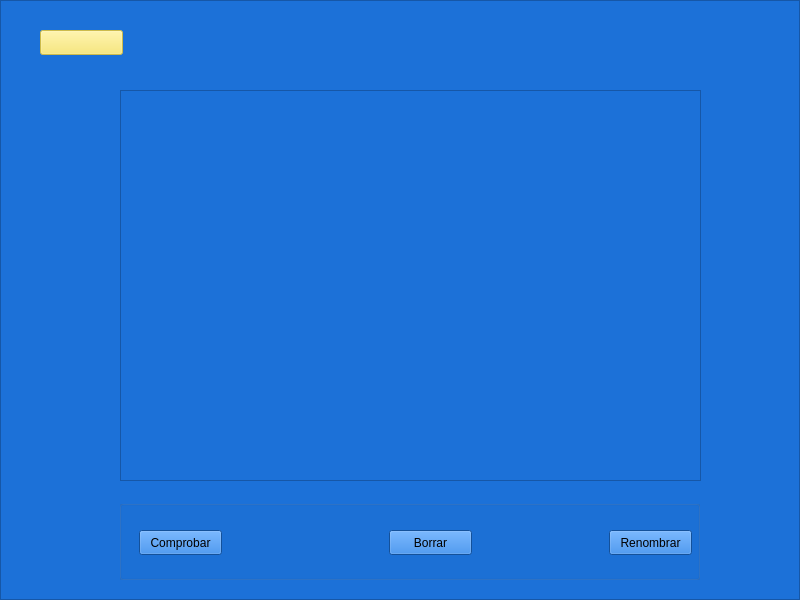
<?xml version="1.0" encoding="UTF-8"?>
<ui version="4.0">
 <class>StartScreen</class>
 <widget class="QMainWindow" name="StartScreen">
  <property name="geometry">
   <rect>
    <x>0</x>
    <y>0</y>
    <width>800</width>
    <height>600</height>
   </rect>
  </property>
  <property name="sizePolicy">
   <sizepolicy hsizetype="Fixed" vsizetype="Fixed">
    <horstretch>0</horstretch>
    <verstretch>0</verstretch>
   </sizepolicy>
  </property>
  <property name="minimumSize">
   <size>
    <width>800</width>
    <height>600</height>
   </size>
  </property>
  <property name="maximumSize">
   <size>
    <width>800</width>
    <height>600</height>
   </size>
  </property>
  <property name="windowTitle">
   <string>Medidor de latencias</string>
  </property>
  <property name="styleSheet">
   <string notr="true">background-color: rgb(28, 113, 216);</string>
  </property>
  <property name="toolButtonStyle">
   <enum>Qt::ToolButtonTextOnly</enum>
  </property>
  <widget class="QWidget" name="startWidget">
   <widget class="QWidget" name="verticalLayoutWidget">
    <property name="geometry">
     <rect>
      <x>200</x>
      <y>40</y>
      <width>391</width>
      <height>461</height>
     </rect>
    </property>
    <layout class="QVBoxLayout" name="startLayout">
     <property name="spacing">
      <number>6</number>
     </property>
     <property name="sizeConstraint">
      <enum>QLayout::SetDefaultConstraint</enum>
     </property>
     <property name="leftMargin">
      <number>5</number>
     </property>
     <property name="rightMargin">
      <number>5</number>
     </property>
     <item>
      <widget class="QPushButton" name="startMeasuringButton">
       <property name="styleSheet">
        <string notr="true"/>
       </property>
       <property name="text">
        <string>Comenzar medición</string>
       </property>
      </widget>
     </item>
     <item>
      <widget class="QPushButton" name="historicOfMeasuresButton">
       <property name="text">
        <string>Historial de mediciones</string>
       </property>
      </widget>
     </item>
     <item>
      <widget class="QPushButton" name="settingsButton">
       <property name="text">
        <string>Ajustes</string>
       </property>
      </widget>
     </item>
     <item>
      <widget class="QPushButton" name="helpButton">
       <property name="text">
        <string>Ayuda</string>
       </property>
      </widget>
     </item>
    </layout>
   </widget>
   <widget class="QFrame" name="helpFrame">
    <property name="enabled">
     <bool>false</bool>
    </property>
    <property name="geometry">
     <rect>
      <x>0</x>
      <y>0</y>
      <width>800</width>
      <height>600</height>
     </rect>
    </property>
    <property name="frameShape">
     <enum>QFrame::StyledPanel</enum>
    </property>
    <property name="frameShadow">
     <enum>QFrame::Raised</enum>
    </property>
    <widget class="QWidget" name="verticalLayoutWidget_2">
     <property name="geometry">
      <rect>
       <x>210</x>
       <y>50</y>
       <width>391</width>
       <height>461</height>
      </rect>
     </property>
     <layout class="QVBoxLayout" name="helpLayout">
      <property name="spacing">
       <number>6</number>
      </property>
      <property name="sizeConstraint">
       <enum>QLayout::SetDefaultConstraint</enum>
      </property>
      <property name="leftMargin">
       <number>5</number>
      </property>
      <property name="rightMargin">
       <number>5</number>
      </property>
      <item>
       <widget class="QPushButton" name="usersManualButton">
        <property name="enabled">
         <bool>false</bool>
        </property>
        <property name="text">
         <string>Manual de usuario</string>
        </property>
       </widget>
      </item>
      <item>
       <widget class="QPushButton" name="generalInfoButton">
        <property name="text">
         <string>Información general</string>
        </property>
       </widget>
      </item>
     </layout>
    </widget>
   </widget>
   <widget class="QFrame" name="generalInfoFrame">
    <property name="geometry">
     <rect>
      <x>0</x>
      <y>0</y>
      <width>800</width>
      <height>600</height>
     </rect>
    </property>
    <property name="frameShape">
     <enum>QFrame::StyledPanel</enum>
    </property>
    <property name="frameShadow">
     <enum>QFrame::Raised</enum>
    </property>
    <widget class="QPlainTextEdit" name="generalInfoText">
     <property name="enabled">
      <bool>false</bool>
     </property>
     <property name="geometry">
      <rect>
       <x>230</x>
       <y>110</y>
       <width>311</width>
       <height>341</height>
      </rect>
     </property>
     <property name="font">
      <font>
       <family>DejaVu Sans</family>
       <pointsize>12</pointsize>
      </font>
     </property>
     <property name="plainText">
      <string>Medidor de lantecias para sistemas de videovigilancia críticos.

Versión de HW: 1.0
Versión de SW: 1.0
Autor: Guillermo Girón García
GitHub: @guille31794

Todos los derechos reservados.</string>
     </property>
     <property name="textInteractionFlags">
      <set>Qt::NoTextInteraction</set>
     </property>
    </widget>
   </widget>
   <widget class="QPushButton" name="backButton">
    <property name="enabled">
     <bool>false</bool>
    </property>
    <property name="geometry">
     <rect>
      <x>40</x>
      <y>30</y>
      <width>83</width>
      <height>25</height>
     </rect>
    </property>
    <property name="styleSheet">
     <string notr="true">background-color: rgb(248, 228, 92);
border-color: rgb(246, 211, 45);</string>
    </property>
    <property name="text">
     <string/>
    </property>
   </widget>
   <widget class="QFrame" name="settingsFrame">
    <property name="enabled">
     <bool>true</bool>
    </property>
    <property name="geometry">
     <rect>
      <x>0</x>
      <y>0</y>
      <width>800</width>
      <height>600</height>
     </rect>
    </property>
    <property name="frameShape">
     <enum>QFrame::StyledPanel</enum>
    </property>
    <property name="frameShadow">
     <enum>QFrame::Raised</enum>
    </property>
    <widget class="QWidget" name="verticalLayoutWidget_3">
     <property name="geometry">
      <rect>
       <x>220</x>
       <y>60</y>
       <width>371</width>
       <height>475</height>
      </rect>
     </property>
     <layout class="QVBoxLayout" name="settingsLayout">
      <item alignment="Qt::AlignHCenter">
       <widget class="QLineEdit" name="languageText">
        <property name="text">
         <string>Idioma</string>
        </property>
        <property name="readOnly">
         <bool>true</bool>
        </property>
       </widget>
      </item>
      <item alignment="Qt::AlignHCenter">
       <widget class="QComboBox" name="languagesComboBox">
        <item>
         <property name="text">
          <string>Español</string>
         </property>
        </item>
        <item>
         <property name="text">
          <string>English</string>
         </property>
        </item>
        <item>
         <property name="text">
          <string>Polski</string>
         </property>
        </item>
       </widget>
      </item>
      <item alignment="Qt::AlignHCenter">
       <widget class="QLineEdit" name="fontSizeText">
        <property name="text">
         <string>Tamaño de la fuente</string>
        </property>
        <property name="readOnly">
         <bool>true</bool>
        </property>
       </widget>
      </item>
      <item>
       <widget class="QSlider" name="fontSizeSlider">
        <property name="minimum">
         <number>10</number>
        </property>
        <property name="maximum">
         <number>20</number>
        </property>
        <property name="sliderPosition">
         <number>10</number>
        </property>
        <property name="orientation">
         <enum>Qt::Horizontal</enum>
        </property>
        <property name="tickPosition">
         <enum>QSlider::TicksBothSides</enum>
        </property>
        <property name="tickInterval">
         <number>1</number>
        </property>
       </widget>
      </item>
      <item alignment="Qt::AlignHCenter">
       <widget class="QDialogButtonBox" name="settingsButtonBox">
        <property name="standardButtons">
         <set>QDialogButtonBox::Cancel|QDialogButtonBox::Ok</set>
        </property>
       </widget>
      </item>
     </layout>
    </widget>
   </widget>
   <widget class="QFrame" name="registryFrame">
    <property name="geometry">
     <rect>
      <x>0</x>
      <y>0</y>
      <width>800</width>
      <height>600</height>
     </rect>
    </property>
    <property name="frameShape">
     <enum>QFrame::StyledPanel</enum>
    </property>
    <property name="frameShadow">
     <enum>QFrame::Raised</enum>
    </property>
    <widget class="QTreeView" name="registryTreeView">
     <property name="geometry">
      <rect>
       <x>120</x>
       <y>90</y>
       <width>581</width>
       <height>391</height>
      </rect>
     </property>
     <property name="autoExpandDelay">
      <number>-1</number>
     </property>
    </widget>
    <widget class="QGroupBox" name="registryButtonsBox">
     <property name="geometry">
      <rect>
       <x>119</x>
       <y>500</y>
       <width>581</width>
       <height>80</height>
      </rect>
     </property>
     <property name="title">
      <string/>
     </property>
     <property name="alignment">
      <set>Qt::AlignCenter</set>
     </property>
     <property name="flat">
      <bool>false</bool>
     </property>
     <widget class="QPushButton" name="checkRegistryEntryButton">
      <property name="geometry">
       <rect>
        <x>20</x>
        <y>30</y>
        <width>83</width>
        <height>25</height>
       </rect>
      </property>
      <property name="text">
       <string>Comprobar</string>
      </property>
     </widget>
     <widget class="QPushButton" name="deleteRegistryEntryButton">
      <property name="geometry">
       <rect>
        <x>270</x>
        <y>30</y>
        <width>83</width>
        <height>25</height>
       </rect>
      </property>
      <property name="text">
       <string>Borrar</string>
      </property>
     </widget>
     <widget class="QPushButton" name="renameRegistryEntryButton">
      <property name="geometry">
       <rect>
        <x>490</x>
        <y>30</y>
        <width>83</width>
        <height>25</height>
       </rect>
      </property>
      <property name="text">
       <string>Renombrar</string>
      </property>
     </widget>
    </widget>
   </widget>
   <zorder>verticalLayoutWidget</zorder>
   <zorder>helpFrame</zorder>
   <zorder>generalInfoFrame</zorder>
   <zorder>settingsFrame</zorder>
   <zorder>registryFrame</zorder>
   <zorder>backButton</zorder>
  </widget>
 </widget>
 <resources/>
 <connections/>
</ui>
